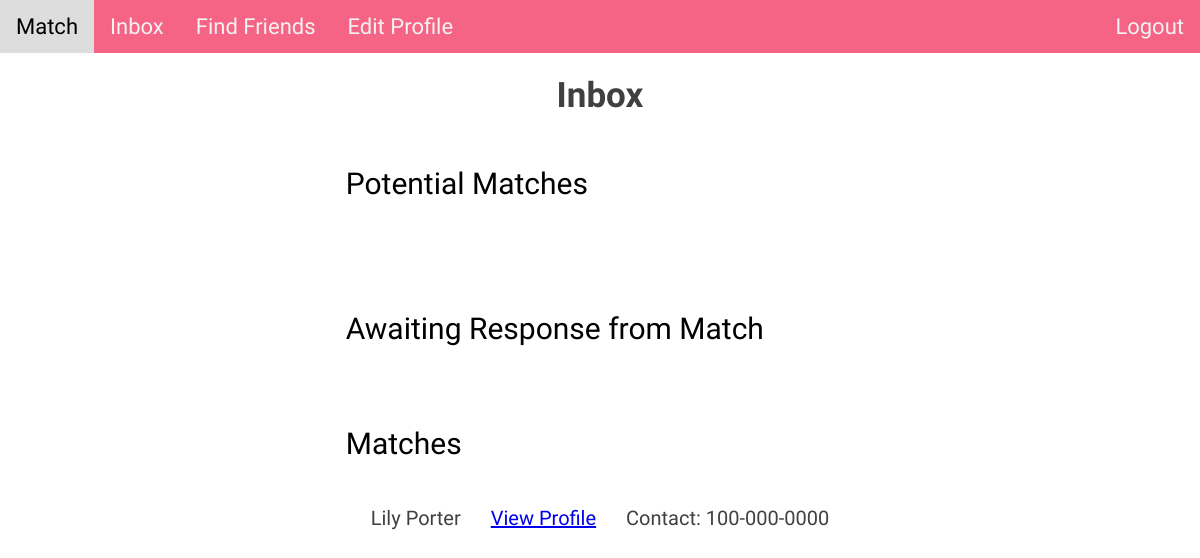
Screenshot of /inbox (signed in) with the database file from the repository.
### tables this page shows
CREATE TABLE inbox (
    id integer primary key autoincrement,
    username text not null,
    matched_user1 text not null,
    matched_user2 text not null,
    user1_matched_boolean boolean, 
    user2_matched_boolean boolean,
    FOREIGN KEY (username) references users(username)
);

CREATE TABLE users (
    id integer primary key autoincrement,
    first_name text not null,
    last_name text not null,
    username text not null,
    password text not null,
    phone_number text,
    college text,
    class_year text,
    gender text,
    orientation text,
    preference text
);

### main.py (the view, shortened to what this page needs)
@app.route('/inbox', methods=['POST', 'GET'])
@login_required
def inbox():
    username = session["username"]
    if request.method == 'GET':
        inbox_data = get_matches_in_inbox(username)
        return render_template('inbox.html', username=username, inbox_data = inbox_data)

### helper.py (called while the page is built)
def login_required(f):
    @wraps(f)
    def decorated_function(*args, **kwargs):
        if session.get("username") is None:
            print(session.get("username"))
            return redirect("/")
        return f(*args, **kwargs)
    return decorated_function

### templates/inbox.html (shortened to what this page needs)
<!DOCTYPE html>
<html lang="en">
    <head>
        <link href="/static/css/inbox.css" rel="stylesheet" type="text/css" media="all">
    </head>
    <body>
        {% include "header.html" %}
        <div class="inbox-title">
            <p>Inbox</p>
        </div>
        <div class="inbox-container">
            <div class="pending">
                <div class="pending-title">
                    <p>Potential Matches</p>
                <div>
                <div class="pending-table">
                </div>
            </div>
            <div class="pending">
                <div class="pending-title">
                    <p>Awaiting Response from Match</p>
            <div class="pending">
                <div class="pending-title">
                    <p>Matches</p>
                <div>
                <table id="pending-table">
                    <thead>
                        {% for match in inbox_data %}
                            {% if match[1] == 1 and match[2] == 1 %}
                                <tr>
                                    <td>{{match[3]}} {{match[4]}}</td>
                                    <td><a href="/view_profile?match={{match[0]}}">View Profile</a></td>
                                    <td>Contact: {{match[5]}}</td>
                                </tr>
                            {%endif%}
                        {% endfor %}
                    </thead>
                </table>
            </div>
        </div>
    </body>
</html>

### static/css/inbox.css (style rules this page uses)
body { margin: 0; padding: 0; background: white; }
.inbox-container { align-items: center; display: flex; margin: auto; }
.inbox-title { display: flex; flex-direction: column; align-items: center; justify-content: center; margin-top: 1%; }
.inbox-title p { font-family: 'Domine'; font-style: normal; font-weight: 700; font-size: 35px; color: #404040; margin: 0; margin-top: 10px; }
.pending { display: flex; margin: auto; margin-top: 20px; }
.pending-table { display: inline-block; vertical-align: top; margin: auto; }
.pending-table:not(:empty) { border-radius: 15px; margin: auto; margin-top: 10px; }
table { border-collapse: collapse; margin: 10px; }
.pending p { font-size: 30px; font-family: 'M PLUS Rounded 1c'; }
table tr { border-radius: 100px; border: #F56485; padding-bottom: 10px; }
table tr td { padding: 15px; font-size: 20px; font-family: 'M PLUS Rounded 1c'; color: #404040; }
td:first-child, th:first-child { border-radius: 30px 0 0 30px; }
td:last-child, th:last-child { border-radius: 0 30px 30px 0; }

### rows the page displays
inbox: first_name "Lily", last_name "Porter", phone_number "100-000-0000"
